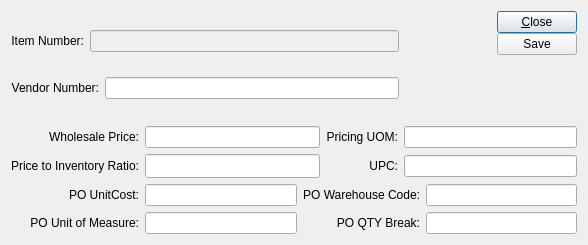
<?xml version="1.0" encoding="UTF-8"?>
<ui version="4.0">
 <comment>This file is part of the xwd Package for xTuple ERP,
and is Copyright (c) 1999-2012 by OpenMFG LLC, d/b/a xTuple.  It
is licensed to you under the xTuple End-User License Agreement (&quot;the
EULA&quot;), the full text of which is available at www.xtuple.com/EULA.
While the EULA gives you access to source code and encourages your
involvement in the development process, this Package is not free
software.  By using this software, you agree to be bound by the
terms of the EULA.</comment>
 <class>catcost</class>
 <widget class="QDialog" name="catcost">
  <property name="geometry">
   <rect>
    <x>0</x>
    <y>0</y>
    <width>588</width>
    <height>245</height>
   </rect>
  </property>
  <property name="windowTitle">
   <string>Vendor Cat Cost</string>
  </property>
  <layout class="QVBoxLayout" name="verticalLayout_2">
   <item>
    <layout class="QHBoxLayout" name="horizontalLayout">
     <item>
      <layout class="QGridLayout" name="gridLayout_2">
       <item row="0" column="0">
        <widget class="QLabel" name="_catcost_item_numberLIT">
         <property name="text">
          <string>Item Number:</string>
         </property>
         <property name="alignment">
          <set>Qt::AlignRight|Qt::AlignTrailing|Qt::AlignVCenter</set>
         </property>
        </widget>
       </item>
       <item row="0" column="1" colspan="2">
        <widget class="XLineEdit" name="_item_number">
         <property name="enabled">
          <bool>false</bool>
         </property>
         <property name="minimumSize">
          <size>
           <width>300</width>
           <height>0</height>
          </size>
         </property>
        </widget>
       </item>
       <item row="1" column="0" colspan="2">
        <widget class="QLabel" name="_vend_name_Lit">
         <property name="text">
          <string>Vendor Number:</string>
         </property>
         <property name="alignment">
          <set>Qt::AlignRight|Qt::AlignTrailing|Qt::AlignVCenter</set>
         </property>
        </widget>
       </item>
       <item row="1" column="2">
        <widget class="XLineEdit" name="_vend_number"/>
       </item>
      </layout>
     </item>
     <item>
      <spacer name="horizontalSpacer">
       <property name="orientation">
        <enum>Qt::Horizontal</enum>
       </property>
       <property name="sizeHint" stdset="0">
        <size>
         <width>40</width>
         <height>20</height>
        </size>
       </property>
      </spacer>
     </item>
     <item>
      <layout class="QVBoxLayout" name="verticalLayout">
       <property name="spacing">
        <number>0</number>
       </property>
       <item>
        <widget class="QPushButton" name="_close">
         <property name="text">
          <string>&amp;Close</string>
         </property>
        </widget>
       </item>
       <item>
        <widget class="QPushButton" name="_save">
         <property name="text">
          <string>Save</string>
         </property>
        </widget>
       </item>
       <item>
        <spacer name="verticalSpacer">
         <property name="orientation">
          <enum>Qt::Vertical</enum>
         </property>
         <property name="sizeHint" stdset="0">
          <size>
           <width>20</width>
           <height>40</height>
          </size>
         </property>
        </spacer>
       </item>
      </layout>
     </item>
    </layout>
   </item>
   <item>
    <layout class="QGridLayout" name="gridLayout">
     <item row="0" column="0">
      <widget class="QLabel" name="_catcost_wholesale_priceLit">
       <property name="text">
        <string>Wholesale Price:</string>
       </property>
       <property name="alignment">
        <set>Qt::AlignRight|Qt::AlignTrailing|Qt::AlignVCenter</set>
       </property>
      </widget>
     </item>
     <item row="0" column="1" colspan="2">
      <widget class="XLineEdit" name="_wholesale_price"/>
     </item>
     <item row="0" column="3">
      <widget class="QLabel" name="_catcost_price_uomLit">
       <property name="text">
        <string>Pricing UOM:</string>
       </property>
       <property name="alignment">
        <set>Qt::AlignRight|Qt::AlignTrailing|Qt::AlignVCenter</set>
       </property>
      </widget>
     </item>
     <item row="0" column="4" colspan="2">
      <widget class="XLineEdit" name="_price_uom"/>
     </item>
     <item row="1" column="0">
      <widget class="QLabel" name="_PricetoinvLit">
       <property name="text">
        <string>Price to Inventory Ratio:</string>
       </property>
       <property name="alignment">
        <set>Qt::AlignRight|Qt::AlignTrailing|Qt::AlignVCenter</set>
       </property>
      </widget>
     </item>
     <item row="1" column="1" colspan="2">
      <widget class="XLineEdit" name="_invvendoruomratio">
       <property name="sizePolicy">
        <sizepolicy hsizetype="Expanding" vsizetype="Expanding">
         <horstretch>0</horstretch>
         <verstretch>0</verstretch>
        </sizepolicy>
       </property>
      </widget>
     </item>
     <item row="1" column="3">
      <widget class="QLabel" name="_upcLit">
       <property name="text">
        <string>UPC:</string>
       </property>
       <property name="alignment">
        <set>Qt::AlignRight|Qt::AlignTrailing|Qt::AlignVCenter</set>
       </property>
      </widget>
     </item>
     <item row="1" column="4" colspan="2">
      <widget class="XLineEdit" name="_upc"/>
     </item>
     <item row="2" column="0">
      <widget class="QLabel" name="_po_unitcostLit">
       <property name="text">
        <string>PO UnitCost:</string>
       </property>
       <property name="alignment">
        <set>Qt::AlignRight|Qt::AlignTrailing|Qt::AlignVCenter</set>
       </property>
      </widget>
     </item>
     <item row="2" column="1">
      <widget class="XLineEdit" name="_po_cost"/>
     </item>
     <item row="2" column="2" colspan="3">
      <widget class="QLabel" name="_catcost_whs_codeLit">
       <property name="text">
        <string>PO Warehouse Code:</string>
       </property>
       <property name="alignment">
        <set>Qt::AlignRight|Qt::AlignTrailing|Qt::AlignVCenter</set>
       </property>
      </widget>
     </item>
     <item row="2" column="5">
      <widget class="XLineEdit" name="_warehous_code"/>
     </item>
     <item row="3" column="0">
      <widget class="QLabel" name="_po_uomLit">
       <property name="text">
        <string>PO Unit of Measure:</string>
       </property>
       <property name="alignment">
        <set>Qt::AlignRight|Qt::AlignTrailing|Qt::AlignVCenter</set>
       </property>
      </widget>
     </item>
     <item row="3" column="1">
      <widget class="XLineEdit" name="_po_uom"/>
     </item>
     <item row="3" column="2" colspan="3">
      <widget class="QLabel" name="_catcost_itemsrcp_qtybreakLit">
       <property name="text">
        <string>PO QTY Break:</string>
       </property>
       <property name="alignment">
        <set>Qt::AlignRight|Qt::AlignTrailing|Qt::AlignVCenter</set>
       </property>
      </widget>
     </item>
     <item row="3" column="5">
      <widget class="XLineEdit" name="_itemsrcp_qtybreak"/>
     </item>
    </layout>
   </item>
  </layout>
  <zorder>horizontalSpacer</zorder>
  <zorder>_catcost_item_numberLIT</zorder>
  <zorder>_item_number</zorder>
  <zorder></zorder>
  <zorder>_vend_number</zorder>
  <zorder>_vend_name_Lit</zorder>
  <zorder>_wholesale_price</zorder>
  <zorder>_catcost_wholesale_priceLit</zorder>
  <zorder>_PricetoinvLit</zorder>
  <zorder>_catcost_price_uomLit</zorder>
  <zorder>_warehous_code</zorder>
  <zorder>_catcost_whs_codeLit</zorder>
  <zorder>_upc</zorder>
  <zorder>_upcLit</zorder>
  <zorder>_catcost_itemsrcp_qtybreakLit</zorder>
  <zorder>_price_uom</zorder>
  <zorder>_po_unitcostLit</zorder>
  <zorder>_po_uomLit</zorder>
  <zorder>_wholesale_price</zorder>
  <zorder>_po_cost</zorder>
  <zorder>_itemsrcp_qtybreak</zorder>
  <zorder>_po_uom</zorder>
  <zorder>_invvendoruomratio</zorder>
 </widget>
 <customwidgets>
  <customwidget>
   <class>XLineEdit</class>
   <extends>QLineEdit</extends>
   <header>xlineedit.h</header>
  </customwidget>
 </customwidgets>
 <tabstops>
  <tabstop>_item_number</tabstop>
  <tabstop>_vend_number</tabstop>
  <tabstop>_wholesale_price</tabstop>
  <tabstop>_invvendoruomratio</tabstop>
  <tabstop>_po_cost</tabstop>
  <tabstop>_po_uom</tabstop>
  <tabstop>_price_uom</tabstop>
  <tabstop>_upc</tabstop>
  <tabstop>_warehous_code</tabstop>
  <tabstop>_itemsrcp_qtybreak</tabstop>
  <tabstop>_close</tabstop>
  <tabstop>_save</tabstop>
 </tabstops>
 <resources/>
 <connections/>
</ui>
